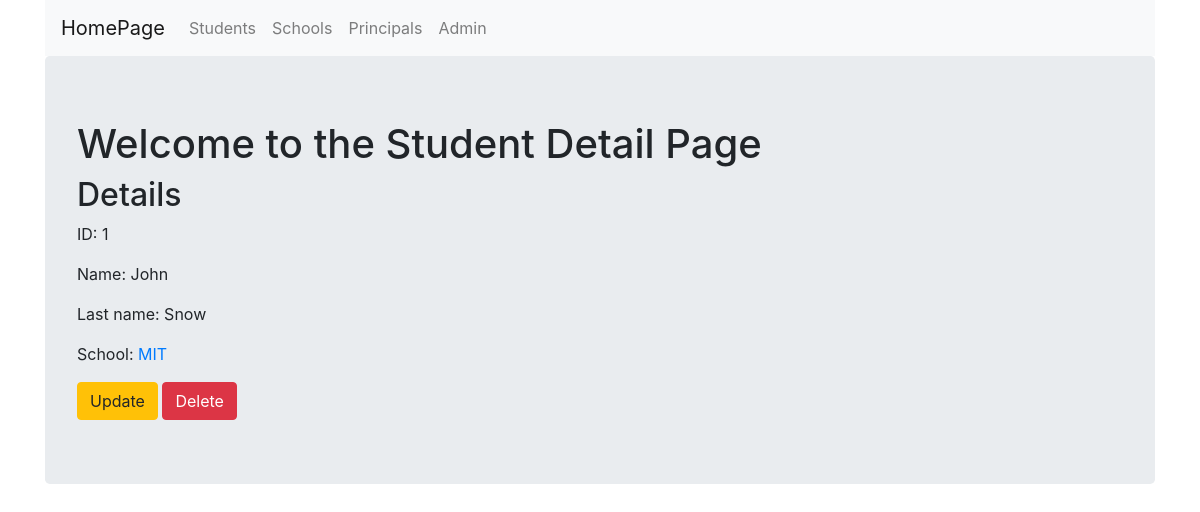
The app's page /CRUD_System/students/1 with its own data.
### CRUD_System/models.py (models this page shows, shortened)
class Student(models.Model):
    name = models.CharField(max_length = 256)
    last_name = models.CharField(max_length = 256)
    school = models.ForeignKey(School, on_delete=models.CASCADE, related_name='students')

class School(models.Model):
    name = models.CharField(max_length = 256)
    location = models.CharField(max_length = 256)
    def __str__(self):
        return self.name

### CRUD_System/views.py (the view)
# urls.py: path('students/<int:pk>', views.StudentDetailView.as_view(), name='student_details'),
class StudentDetailView(DetailView):
    context_object_name = 'student_details'
    model = models.Student
    template_name = 'CRUD_System/CRUD_DetailView.html'

### CRUD_System/templates/CRUD_System/CRUD_DetailView.html (shortened to what this page needs)
{% extends 'CRUD_System/CRUD_System_base.html' %}
{% block body_block %}
{% if school_details %}
    <h1>Welcome to the School Detail Page</h1>
    <h2>Details</h2>
    <p>Name: {{school_details.name }}</p>
    {% if school_details.principal.all.0 %}
        <h3>Principals:</h3>
        {% for person in school_details.principal.all%}
            <li>#{{ person.id }}: <a href="{% url 'CRUD_System:principal_details' person.id %}">{{ person.name }} {{ person.last_name}}</a></li>
        {% endfor %}
    {% else%}
        <p>Principal: NONE</p>
    {% endif %}
    <p>Location: {{ school_details.location }}</p>
    <h3>Students:</h3>
    <ul>
        {% for student in school_details.students.all %}
        <a href="{% url 'CRUD_System:student_details' student.id%}">
            <li>ID:{{ student.id}}, {{student.name}} {{student.last_name}}</li>
        </a>
        {% endfor %}
    </ul>
    <a href="{% url 'CRUD_System:school_update' school_details.id%}">
        <input type="submit" name="" id="" class='btn btn-warning' value='Update'>
    </a>
    <a href="{% url 'CRUD_System:school_delete' school_details.id %}">
        <input type="submit" class='btn btn-danger' value='Delete'>
    </a>
{% elif student_details %}
    <h1>Welcome to the Student Detail Page</h1>
    <h2>Details</h2>
    <p>ID: {{ student_details.id }}</p>
    <p>Name: {{ student_details.name }}</p>
    <p>Last name: {{ student_details.last_name }}</p>
    <p>School: <a href="{% url 'CRUD_System:school_details' student_details.school.id%}">{{ student_details.school }}</a></p>
    <a href="{% url 'CRUD_System:student_update' student_details.id%}">
        <input type="submit" name="" id="" class='btn btn-warning' value="Update">
    </a>
    <a href="{% url 'CRUD_System:student_delete' student_details.id %}">
        <input type="submit" class='btn btn-danger' value='Delete'>
    </a>
{% endif %}
{% endblock %}

### records on screen
Student: id "1", name "John", last_name "Snow", school "MIT"
